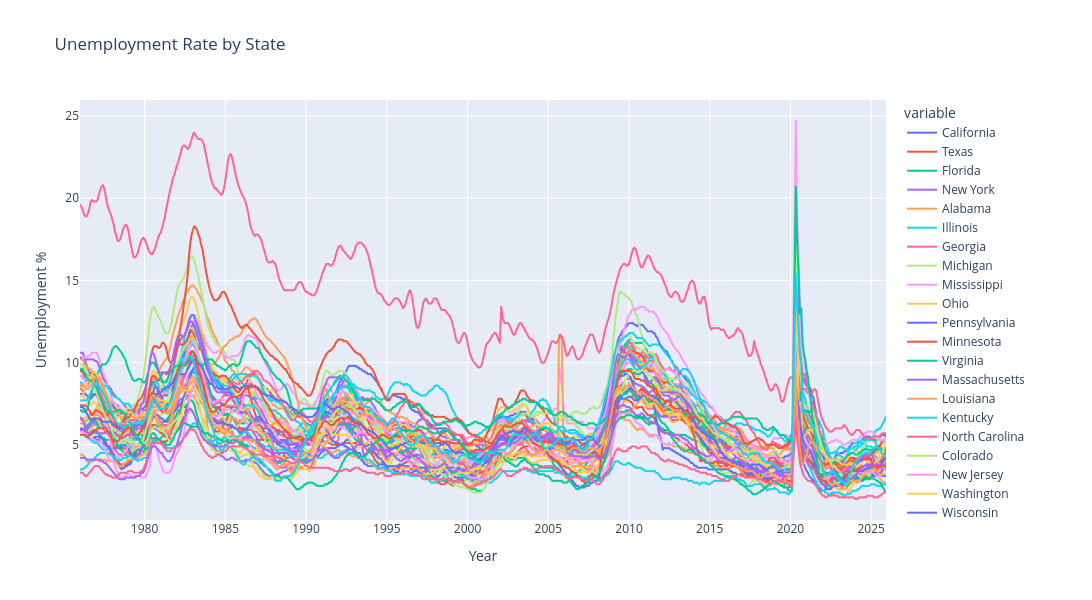

The notebook cell this image was saved under:
### Code cell
px.line(uemp_states, 
              width=1400, 
              height=600,
              title='Unemployment Rate by State', 
              labels={'value': 'Unemployment %',   
                      'index': 'Year'})
# Plots unemployment rates
# Changes width, height, title, and labels

### Figure 1 — Plotly figure (JSON) as saved in the notebook; plotly's stock layout.template omitted (floating-point values rounded to 4 significant figures; data arrays with more than 128 entries replaced by an {"elided": "..."} marker saying what was removed)
{"data": [{"hovertemplate": "variable=California<br>Year=%{x}<br>Unemployment %=%{y}<extra></extra>", "legendgroup": "California", "line": {"color": "#636efa", "dash": "solid"}, "marker": {"symbol": "circle"}, "mode": "lines", "name": "California", "showlegend": true, "type": "scattergl", "x": {"elided": "597 str values"}, "xaxis": "x", "y": {"elided": "597 float values"}, "yaxis": "y"}, {"hovertemplate": "variable=Texas<br>Year=%{x}<br>Unemployment %=%{y}<extra></extra>", "legendgroup": "Texas", "line": {"color": "#EF553B", "dash": "solid"}, "marker": {"symbol": "circle"}, "mode": "lines", "name": "Texas", "showlegend": true, "type": "scattergl", "x": {"elided": "597 str values"}, "xaxis": "x", "y": {"elided": "597 float values"}, "yaxis": "y"}, {"hovertemplate": "variable=Florida<br>Year=%{x}<br>Unemployment %=%{y}<extra></extra>", "legendgroup": "Florida", "line": {"color": "#00cc96", "dash": "solid"}, "marker": {"symbol": "circle"}, "mode": "lines", "name": "Florida", "showlegend": true, "type": "scattergl", "x": {"elided": "597 str values"}, "xaxis": "x", "y": {"elided": "597 float values"}, "yaxis": "y"}, {"hovertemplate": "variable=New York<br>Year=%{x}<br>Unemployment %=%{y}<extra></extra>", "legendgroup": "New York", "line": {"color": "#ab63fa", "dash": "solid"}, "marker": {"symbol": "circle"}, "mode": "lines", "name": "New York", "showlegend": true, "type": "scattergl", "x": {"elided": "597 str values"}, "xaxis": "x", "y": {"elided": "597 float values"}, "yaxis": "y"}, {"hovertemplate": "variable=Alabama<br>Year=%{x}<br>Unemployment %=%{y}<extra></extra>", "legendgroup": "Alabama", "line": {"color": "#FFA15A", "dash": "solid"}, "marker": {"symbol": "circle"}, "mode": "lines", "name": "Alabama", "showlegend": true, "type": "scattergl", "x": {"elided": "597 str values"}, "xaxis": "x", "y": {"elided": "597 float values"}, "yaxis": "y"}, {"hovertemplate": "variable=Illinois<br>Year=%{x}<br>Unemployment %=%{y}<extra></extra>", "legendgroup": "Illinois", "line": {"color": "#19d3f3", "dash": "solid"}, "marker": {"symbol": "circle"}, "mode": "lines", "name": "Illinois", "showlegend": true, "type": "scattergl", "x": {"elided": "597 str values"}, "xaxis": "x", "y": {"elided": "597 float values"}, "yaxis": "y"}, {"hovertemplate": "variable=Georgia<br>Year=%{x}<br>Unemployment %=%{y}<extra></extra>", "legendgroup": "Georgia", "line": {"color": "#FF6692", "dash": "solid"}, "marker": {"symbol": "circle"}, "mode": "lines", "name": "Georgia", "showlegend": true, "type": "scattergl", "x": {"elided": "597 str values"}, "xaxis": "x", "y": {"elided": "597 float values"}, "yaxis": "y"}, {"hovertemplate": "variable=Michigan<br>Year=%{x}<br>Unemployment %=%{y}<extra></extra>", "legendgroup": "Michigan", "line": {"color": "#B6E880", "dash": "solid"}, "marker": {"symbol": "circle"}, "mode": "lines", "name": "Michigan", "showlegend": true, "type": "scattergl", "x": {"elided": "597 str values"}, "xaxis": "x", "y": {"elided": "597 float values"}, "yaxis": "y"}, {"hovertemplate": "variable=Mississippi<br>Year=%{x}<br>Unemployment %=%{y}<extra></extra>", "legendgroup": "Mississippi", "line": {"color": "#FF97FF", "dash": "solid"}, "marker": {"symbol": "circle"}, "mode": "lines", "name": "Mississippi", "showlegend": true, "type": "scattergl", "x": {"elided": "597 str values"}, "xaxis": "x", "y": {"elided": "597 float values"}, "yaxis": "y"}, {"hovertemplate": "variable=Ohio<br>Year=%{x}<br>Unemployment %=%{y}<extra></extra>", "legendgroup": "Ohio", "line": {"color": "#FECB52", "dash": "solid"}, "marker": {"symbol": "circle"}, "mode": "lines", "name": "Ohio", "showlegend": true, "type": "scattergl", "x": {"elided": "597 str values"}, "xaxis": "x", "y": {"elided": "597 float values"}, "yaxis": "y"}, {"hovertemplate": "variable=Pennsylvania<br>Year=%{x}<br>Unemployment %=%{y}<extra></extra>", "legendgroup": "Pennsylvania", "line": {"color": "#636efa", "dash": "solid"}, "marker": {"symbol": "circle"}, "mode": "lines", "name": "Pennsylvania", "showlegend": true, "type": "scattergl", "x": {"elided": "597 str values"}, "xaxis": "x", "y": {"elided": "597 float values"}, "yaxis": "y"}, {"hovertemplate": "variable=Minnesota<br>Year=%{x}<br>Unemployment %=%{y}<extra></extra>", "legendgroup": "Minnesota", "line": {"color": "#EF553B", "dash": "solid"}, "marker": {"symbol": "circle"}, "mode": "lines", "name": "Minnesota", "showlegend": true, "type": "scattergl", "x": {"elided": "597 str values"}, "xaxis": "x", "y": {"elided": "597 float values"}, "yaxis": "y"}, {"hovertemplate": "variable=Virginia<br>Year=%{x}<br>Unemployment %=%{y}<extra></extra>", "legendgroup": "Virginia", "line": {"color": "#00cc96", "dash": "solid"}, "marker": {"symbol": "circle"}, "mode": "lines", "name": "Virginia", "showlegend": true, "type": "scattergl", "x": {"elided": "597 str values"}, "xaxis": "x", "y": {"elided": "597 float values"}, "yaxis": "y"}, {"hovertemplate": "variable=Massachusetts<br>Year=%{x}<br>Unemployment %=%{y}<extra></extra>", "legendgroup": "Massachusetts", "line": {"color": "#ab63fa", "dash": "solid"}, "marker": {"symbol": "circle"}, "mode": "lines", "name": "Massachusetts", "showlegend": true, "type": "scattergl", "x": {"elided": "597 str values"}, "xaxis": "x", "y": {"elided": "597 float values"}, "yaxis": "y"}, {"hovertemplate": "variable=Louisiana<br>Year=%{x}<br>Unemployment %=%{y}<extra></extra>", "legendgroup": "Louisiana", "line": {"color": "#FFA15A", "dash": "solid"}, "marker": {"symbol": "circle"}, "mode": "lines", "name": "Louisiana", "showlegend": true, "type": "scattergl", "x": {"elided": "597 str values"}, "xaxis": "x", "y": {"elided": "597 float values"}, "yaxis": "y"}, {"hovertemplate": "variable=Kentucky<br>Year=%{x}<br>Unemployment %=%{y}<extra></extra>", "legendgroup": "Kentucky", "line": {"color": "#19d3f3", "dash": "solid"}, "marker": {"symbol": "circle"}, "mode": "lines", "name": "Kentucky", "showlegend": true, "type": "scattergl", "x": {"elided": "597 str values"}, "xaxis": "x", "y": {"elided": "597 float values"}, "yaxis": "y"}, {"hovertemplate": "variable=North Carolina<br>Year=%{x}<br>Unemployment %=%{y}<extra></extra>", "legendgroup": "North Carolina", "line": {"color": "#FF6692", "dash": "solid"}, "marker": {"symbol": "circle"}, "mode": "lines", "name": "North Carolina", "showlegend": true, "type": "scattergl", "x": {"elided": "597 str values"}, "xaxis": "x", "y": {"elided": "597 float values"}, "yaxis": "y"}, {"hovertemplate": "variable=Colorado<br>Year=%{x}<br>Unemployment %=%{y}<extra></extra>", "legendgroup": "Colorado", "line": {"color": "#B6E880", "dash": "solid"}, "marker": {"symbol": "circle"}, "mode": "lines", "name": "Colorado", "showlegend": true, "type": "scattergl", "x": {"elided": "597 str values"}, "xaxis": "x", "y": {"elided": "597 float values"}, "yaxis": "y"}, {"hovertemplate": "variable=New Jersey<br>Year=%{x}<br>Unemployment %=%{y}<extra></extra>", "legendgroup": "New Jersey", "line": {"color": "#FF97FF", "dash": "solid"}, "marker": {"symbol": "circle"}, "mode": "lines", "name": "New Jersey", "showlegend": true, "type": "scattergl", "x": {"elided": "597 str values"}, "xaxis": "x", "y": {"elided": "597 float values"}, "yaxis": "y"}, {"hovertemplate": "variable=Washington<br>Year=%{x}<br>Unemployment %=%{y}<extra></extra>", "legendgroup": "Washington", "line": {"color": "#FECB52", "dash": "solid"}, "marker": {"symbol": "circle"}, "mode": "lines", "name": "Washington", "showlegend": true, "type": "scattergl", "x": {"elided": "597 str values"}, "xaxis": "x", "y": {"elided": "597 float values"}, "yaxis": "y"}, {"hovertemplate": "variable=Wisconsin<br>Year=%{x}<br>Unemployment %=%{y}<extra></extra>", "legendgroup": "Wisconsin", "line": {"color": "#636efa", "dash": "solid"}, "marker": {"symbol": "circle"}, "mode": "lines", "name": "Wisconsin", "showlegend": true, "type": "scattergl", "x": {"elided": "597 str values"}, "xaxis": "x", "y": {"elided": "597 float values"}, "yaxis": "y"}, {"hovertemplate": "variable=Oregon<br>Year=%{x}<br>Unemployment %=%{y}<extra></extra>", "legendgroup": "Oregon", "line": {"color": "#EF553B", "dash": "solid"}, "marker": {"symbol": "circle"}, "mode": "lines", "name": "Oregon", "showlegend": true, "type": "scattergl", "x": {"elided": "597 str values"}, "xaxis": "x", "y": {"elided": "597 float values"}, "yaxis": "y"}, {"hovertemplate": "variable=Missouri<br>Year=%{x}<br>Unemployment %=%{y}<extra></extra>", "legendgroup": "Missouri", "line": {"color": "#00cc96", "dash": "solid"}, "marker": {"symbol": "circle"}, "mode": "lines", "name": "Missouri", "showlegend": true, "type": "scattergl", "x": {"elided": "597 str values"}, "xaxis": "x", "y": {"elided": "597 float values"}, "yaxis": "y"}, {"hovertemplate": "variable=Tennessee<br>Year=%{x}<br>Unemployment %=%{y}<extra></extra>", "legendgroup": "Tennessee", "line": {"color": "#ab63fa", "dash": "solid"}, "marker": {"symbol": "circle"}, "mode": "lines", "name": "Tennessee", "showlegend": true, "type": "scattergl", "x": {"elided": "597 str values"}, "xaxis": "x", "y": {"elided": "597 float values"}, "yaxis": "y"}, {"hovertemplate": "variable=Arizona<br>Year=%{x}<br>Unemployment %=%{y}<extra></extra>", "legendgroup": "Arizona", "line": {"color": "#FFA15A", "dash": "solid"}, "marker": {"symbol": "circle"}, "mode": "lines", "name": "Arizona", "showlegend": true, "type": "scattergl", "x": {"elided": "597 str values"}, "xaxis": "x", "y": {"elided": "597 float values"}, "yaxis": "y"}, {"hovertemplate": "variable=the District of Columbia<br>Year=%{x}<br>Unemployment %=%{y}<extra></extra>", "legendgroup": "the District of Columbia", "line": {"color": "#19d3f3", "dash": "solid"}, "marker": {"symbol": "circle"}, "mode": "lines", "name": "the District of Columbia", "showlegend": true, "type": "scattergl", "x": {"elided": "597 str values"}, "xaxis": "x", "y": {"elided": "597 float values"}, "yaxis": "y"}, {"hovertemplate": "variable=New Mexico<br>Year=%{x}<br>Unemployment %=%{y}<extra></extra>", "legendgroup": "New Mexico", "line": {"color": "#FF6692", "dash": "solid"}, "marker": {"symbol": "circle"}, "mode": "lines", "name": "New Mexico", "showlegend": true, "type": "scattergl", "x": {"elided": "597 str values"}, "xaxis": "x", "y": {"elided": "597 float values"}, "yaxis": "y"}, {"hovertemplate": "variable=South Carolina<br>Year=%{x}<br>Unemployment %=%{y}<extra></extra>", "legendgroup": "South Carolina", "line": {"color": "#B6E880", "dash": "solid"}, "marker": {"symbol": "circle"}, "mode": "lines", "name": "South Carolina", "showlegend": true, "type": "scattergl", "x": {"elided": "597 str values"}, "xaxis": "x", "y": {"elided": "597 float values"}, "yaxis": "y"}, {"hovertemplate": "variable=Nevada<br>Year=%{x}<br>Unemployment %=%{y}<extra></extra>", "legendgroup": "Nevada", "line": {"color": "#FF97FF", "dash": "solid"}, "marker": {"symbol": "circle"}, "mode": "lines", "name": "Nevada", "showlegend": true, "type": "scattergl", "x": {"elided": "597 str values"}, "xaxis": "x", "y": {"elided": "597 float values"}, "yaxis": "y"}, {"hovertemplate": "variable=Maryland<br>Year=%{x}<br>Unemployment %=%{y}<extra></extra>", "legendgroup": "Maryland", "line": {"color": "#FECB52", "dash": "solid"}, "marker": {"symbol": "circle"}, "mode": "lines", "name": "Maryland", "showlegend": true, "type": "scattergl", "x": {"elided": "597 str values"}, "xaxis": "x", "y": {"elided": "597 float values"}, "yaxis": "y"}, {"hovertemplate": "variable=Utah<br>Year=%{x}<br>Unemployment %=%{y}<extra></extra>", "legendgroup": "Utah", "line": {"color": "#636efa", "dash": "solid"}, "marker": {"symbol": "circle"}, "mode": "lines", "name": "Utah", "showlegend": true, "type": "scattergl", "x": {"elided": "597 str values"}, "xaxis": "x", "y": {"elided": "597 float values"}, "yaxis": "y"}, {"hovertemplate": "variable=West Virginia<br>Year=%{x}<br>Unemployment %=%{y}<extra></extra>", "legendgroup": "West Virginia", "line": {"color": "#EF553B", "dash": "solid"}, "marker": {"symbol": "circle"}, "mode": "lines", "name": "West Virginia", "showlegend": true, "type": "scattergl", "x": {"elided": "597 str values"}, "xaxis": "x", "y": {"elided": "597 float values"}, "yaxis": "y"}, {"hovertemplate": "variable=Alaska<br>Year=%{x}<br>Unemployment %=%{y}<extra></extra>", "legendgroup": "Alaska", "line": {"color": "#00cc96", "dash": "solid"}, "marker": {"symbol": "circle"}, "mode": "lines", "name": "Alaska", "showlegend": true, "type": "scattergl", "x": {"elided": "597 str values"}, "xaxis": "x", "y": {"elided": "597 float values"}, "yaxis": "y"}, {"hovertemplate": "variable=Indiana<br>Year=%{x}<br>Unemployment %=%{y}<extra></extra>", "legendgroup": "Indiana", "line": {"color": "#ab63fa", "dash": "solid"}, "marker": {"symbol": "circle"}, "mode": "lines", "name": "Indiana", "showlegend": true, "type": "scattergl", "x": {"elided": "597 str values"}, "xaxis": "x", "y": {"elided": "597 float values"}, "yaxis": "y"}, {"hovertemplate": "variable=Iowa<br>Year=%{x}<br>Unemployment %=%{y}<extra></extra>", "legendgroup": "Iowa", "line": {"color": "#FFA15A", "dash": "solid"}, "marker": {"symbol": "circle"}, "mode": "lines", "name": "Iowa", "showlegend": true, "type": "scattergl", "x": {"elided": "597 str values"}, "xaxis": "x", "y": {"elided": "597 float values"}, "yaxis": "y"}, {"hovertemplate": "variable=North Dakota<br>Year=%{x}<br>Unemployment %=%{y}<extra></extra>", "legendgroup": "North Dakota", "line": {"color": "#19d3f3", "dash": "solid"}, "marker": {"symbol": "circle"}, "mode": "lines", "name": "North Dakota", "showlegend": true, "type": "scattergl", "x": {"elided": "597 str values"}, "xaxis": "x", "y": {"elided": "597 float values"}, "yaxis": "y"}, {"hovertemplate": "variable=Puerto Rico<br>Year=%{x}<br>Unemployment %=%{y}<extra></extra>", "legendgroup": "Puerto Rico", "line": {"color": "#FF6692", "dash": "solid"}, "marker": {"symbol": "circle"}, "mode": "lines", "name": "Puerto Rico", "showlegend": true, "type": "scattergl", "x": {"elided": "597 str values"}, "xaxis": "x", "y": {"elided": "597 float values"}, "yaxis": "y"}, {"hovertemplate": "variable=Connecticut<br>Year=%{x}<br>Unemployment %=%{y}<extra></extra>", "legendgroup": "Connecticut", "line": {"color": "#B6E880", "dash": "solid"}, "marker": {"symbol": "circle"}, "mode": "lines", "name": "Connecticut", "showlegend": true, "type": "scattergl", "x": {"elided": "597 str values"}, "xaxis": "x", "y": {"elided": "597 float values"}, "yaxis": "y"}, {"hovertemplate": "variable=Oklahoma<br>Year=%{x}<br>Unemployment %=%{y}<extra></extra>", "legendgroup": "Oklahoma", "line": {"color": "#FF97FF", "dash": "solid"}, "marker": {"symbol": "circle"}, "mode": "lines", "name": "Oklahoma", "showlegend": true, "type": "scattergl", "x": {"elided": "597 str values"}, "xaxis": "x", "y": {"elided": "597 float values"}, "yaxis": "y"}, {"hovertemplate": "variable=Delaware<br>Year=%{x}<br>Unemployment %=%{y}<extra></extra>", "legendgroup": "Delaware", "line": {"color": "#FECB52", "dash": "solid"}, "marker": {"symbol": "circle"}, "mode": "lines", "name": "Delaware", "showlegend": true, "type": "scattergl", "x": {"elided": "597 str values"}, "xaxis": "x", "y": {"elided": "597 float values"}, "yaxis": "y"}, {"hovertemplate": "variable=Arkansas<br>Year=%{x}<br>Unemployment %=%{y}<extra></extra>", "legendgroup": "Arkansas", "line": {"color": "#636efa", "dash": "solid"}, "marker": {"symbol": "circle"}, "mode": "lines", "name": "Arkansas", "showlegend": true, "type": "scattergl", "x": {"elided": "597 str values"}, "xaxis": "x", "y": {"elided": "597 float values"}, "yaxis": "y"}, {"hovertemplate": "variable=Idaho<br>Year=%{x}<br>Unemployment %=%{y}<extra></extra>", "legendgroup": "Idaho", "line": {"color": "#EF553B", "dash": "solid"}, "marker": {"symbol": "circle"}, "mode": "lines", "name": "Idaho", "showlegend": true, "type": "scattergl", "x": {"elided": "597 str values"}, "xaxis": "x", "y": {"elided": "597 float values"}, "yaxis": "y"}, {"hovertemplate": "variable=Hawaii<br>Year=%{x}<br>Unemployment %=%{y}<extra></extra>", "legendgroup": "Hawaii", "line": {"color": "#00cc96", "dash": "solid"}, "marker": {"symbol": "circle"}, "mode": "lines", "name": "Hawaii", "showlegend": true, "type": "scattergl", "x": {"elided": "597 str values"}, "xaxis": "x", "y": {"elided": "597 float values"}, "yaxis": "y"}, {"hovertemplate": "variable=Kansas<br>Year=%{x}<br>Unemployment %=%{y}<extra></extra>", "legendgroup": "Kansas", "line": {"color": "#ab63fa", "dash": "solid"}, "marker": {"symbol": "circle"}, "mode": "lines", "name": "Kansas", "showlegend": true, "type": "scattergl", "x": {"elided": "597 str values"}, "xaxis": "x", "y": {"elided": "597 float values"}, "yaxis": "y"}, {"hovertemplate": "variable=Maine<br>Year=%{x}<br>Unemployment %=%{y}<extra></extra>", "legendgroup": "Maine", "line": {"color": "#FFA15A", "dash": "solid"}, "marker": {"symbol": "circle"}, "mode": "lines", "name": "Maine", "showlegend": true, "type": "scattergl", "x": {"elided": "597 str values"}, "xaxis": "x", "y": {"elided": "597 float values"}, "yaxis": "y"}, {"hovertemplate": "variable=Rhode Island<br>Year=%{x}<br>Unemployment %=%{y}<extra></extra>", "legendgroup": "Rhode Island", "line": {"color": "#19d3f3", "dash": "solid"}, "marker": {"symbol": "circle"}, "mode": "lines", "name": "Rhode Island", "showlegend": true, "type": "scattergl", "x": {"elided": "597 str values"}, "xaxis": "x", "y": {"elided": "597 float values"}, "yaxis": "y"}, {"hovertemplate": "variable=South Dakota<br>Year=%{x}<br>Unemployment %=%{y}<extra></extra>", "legendgroup": "South Dakota", "line": {"color": "#FF6692", "dash": "solid"}, "marker": {"symbol": "circle"}, "mode": "lines", "name": "South Dakota", "showlegend": true, "type": "scattergl", "x": {"elided": "597 str values"}, "xaxis": "x", "y": {"elided": "597 float values"}, "yaxis": "y"}], "layout": {"height": 600, "legend": {"title": {"text": "variable"}, "tracegroupgap": 0}, "title": {"text": "Unemployment Rate by State"}, "width": 1400, "xaxis": {"anchor": "y", "domain": [0, 1], "title": {"text": "Year"}}, "yaxis": {"anchor": "x", "domain": [0, 1], "title": {"text": "Unemployment %"}}}}
